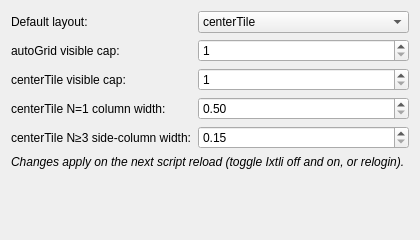
<?xml version="1.0" encoding="UTF-8"?>
<!--
  Ixtli — System Settings → Window Management → KWin Scripts → Configure.

  Plasma 6 KWin scripts use Qt Designer XML (.ui) for their config form, NOT
  QML, despite the rest of Plasma being QtQuick-first. KCM bridges the .ui
  to the kcfg schema in contents/config/main.xml via the widget naming
  convention: every widget named `kcfg_<KeyName>` auto-binds to the kcfg
  entry of the same name. Save in the dialog writes kwinrc; main.js reads
  the same values via cfg() at the next reload.

  Discovery requires metadata.json to declare:
    "X-KDE-ConfigModule": "kwin/effects/configs/kcm_kwin4_genericscripted"
-->
<ui version="4.0">
 <class>KWin::IxtliConfigForm</class>
 <widget class="QWidget" name="KWin::IxtliConfigForm">
  <property name="geometry">
   <rect>
    <x>0</x>
    <y>0</y>
    <width>420</width>
    <height>240</height>
   </rect>
  </property>
  <property name="windowTitle">
   <string>Ixtli</string>
  </property>
  <layout class="QFormLayout" name="formLayout">

   <item row="0" column="0">
    <widget class="QLabel" name="layoutLabel">
     <property name="text"><string>Default layout:</string></property>
    </widget>
   </item>
   <item row="0" column="1">
    <widget class="QComboBox" name="kcfg_Layout">
     <item><property name="text"><string>centerTile</string></property></item>
     <item><property name="text"><string>autoGrid</string></property></item>
    </widget>
   </item>

   <item row="1" column="0">
    <widget class="QLabel" name="capAutoGridLabel">
     <property name="text"><string>autoGrid visible cap:</string></property>
    </widget>
   </item>
   <item row="1" column="1">
    <widget class="QSpinBox" name="kcfg_CapAutoGrid">
     <property name="minimum"><number>1</number></property>
     <property name="maximum"><number>9</number></property>
    </widget>
   </item>

   <item row="2" column="0">
    <widget class="QLabel" name="capCenterTileLabel">
     <property name="text"><string>centerTile visible cap:</string></property>
    </widget>
   </item>
   <item row="2" column="1">
    <widget class="QSpinBox" name="kcfg_CapCenterTile">
     <property name="minimum"><number>1</number></property>
     <property name="maximum"><number>7</number></property>
    </widget>
   </item>

   <item row="3" column="0">
    <widget class="QLabel" name="width1Label">
     <property name="text"><string>centerTile N=1 column width:</string></property>
    </widget>
   </item>
   <item row="3" column="1">
    <widget class="QDoubleSpinBox" name="kcfg_CenterTileWidth1">
     <property name="minimum"><double>0.5</double></property>
     <property name="maximum"><double>1.0</double></property>
     <property name="singleStep"><double>0.05</double></property>
     <property name="decimals"><number>2</number></property>
    </widget>
   </item>

   <item row="4" column="0">
    <widget class="QLabel" name="sideWidthLabel">
     <property name="text"><string>centerTile N≥3 side-column width:</string></property>
    </widget>
   </item>
   <item row="4" column="1">
    <widget class="QDoubleSpinBox" name="kcfg_CenterTileSideWidth">
     <property name="minimum"><double>0.15</double></property>
     <property name="maximum"><double>0.45</double></property>
     <property name="singleStep"><double>0.05</double></property>
     <property name="decimals"><number>2</number></property>
    </widget>
   </item>

   <item row="5" column="0" colspan="2">
    <widget class="QLabel" name="noteLabel">
     <property name="text">
      <string>Changes apply on the next script reload (toggle Ixtli off and on, or relogin).</string>
     </property>
     <property name="wordWrap"><bool>true</bool></property>
     <property name="styleSheet"><string>color: palette(placeholder-text); font-style: italic;</string></property>
    </widget>
   </item>

  </layout>
 </widget>
 <resources/>
 <connections/>
</ui>
